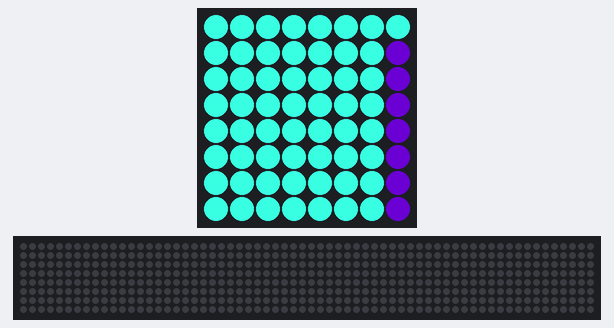
Simulated run of this program. Board: Raspberry Pi (BCM pin numbers) with a Sense HAT. Shown: the Sense HAT's 8×8 RGB LED matrix, a strip that is not on the board, showing the scrolling text unrolled. Random numbers come from a fixed seed; the 64×8 strip is a reading aid, not a part: it shows the text the matrix is scrolling, unrolled, one strip-width of it at a time.

Above: at 0.17 s.
At 11.04 s:
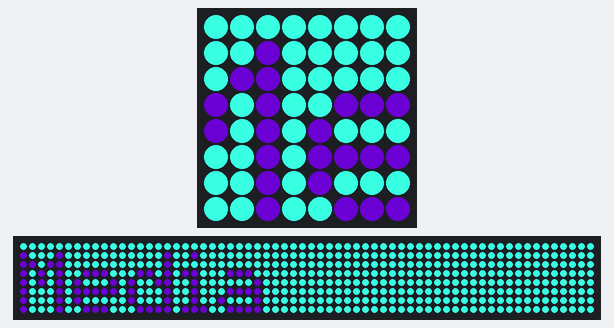
At 21.9 s:
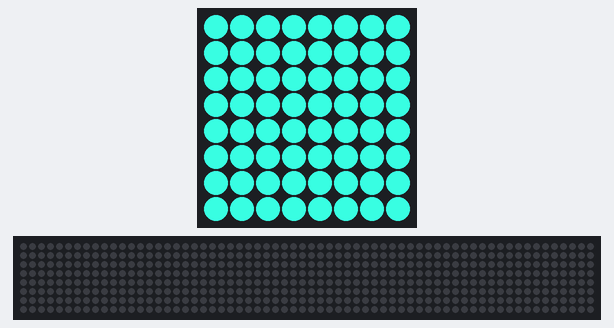
At 23.92 s:
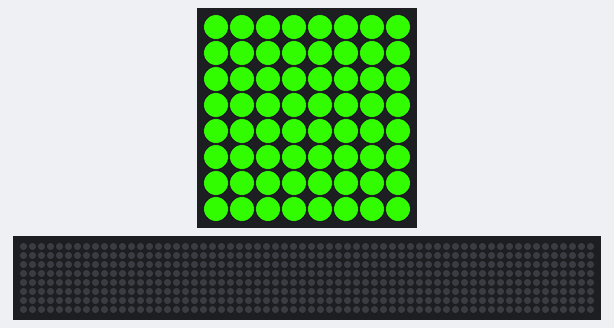
At 24.42 s:
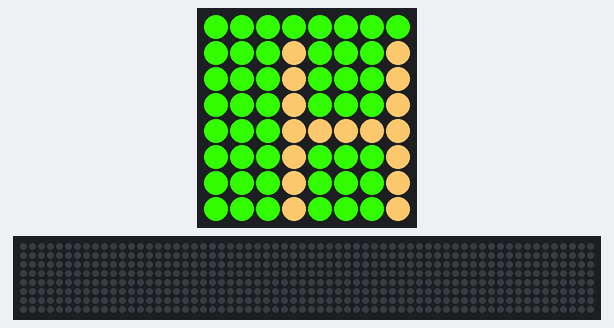
At 39.94 s:
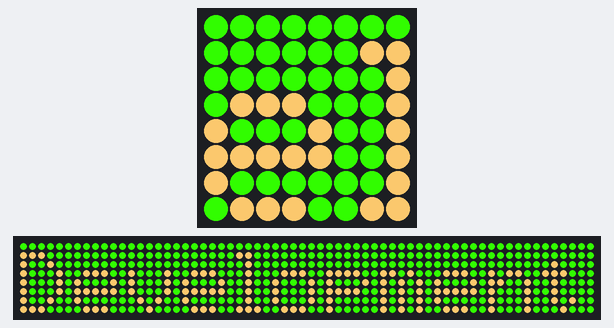

The program:

baseline.py
```python
from sense_hat import SenseHat
import random
import time
import sys

sense = SenseHat()

def main():
    while True:
        ran_for_col = [ran(0,255), ran(0,255), ran(0,255)]
        ran_back_col = [ran(0,255), ran(0,255), ran(0,255)]

        sense.show_message("Hello! We are New Media Development :)", 0.1 ,ran_for_col, ran_back_col)

        time.sleep(2)

def ran(min, max):
    return random.randint(min, max + 1)

try:
    main()
except (KeyboardInterrupt ,SystemExit):
    print("program was interupted")
finally:
    sense.clear()
    sys.exit(0)
```

Measured:
- what the display in image 2 shows lasts 2.0 s, from 21.9 s to 23.9 s
